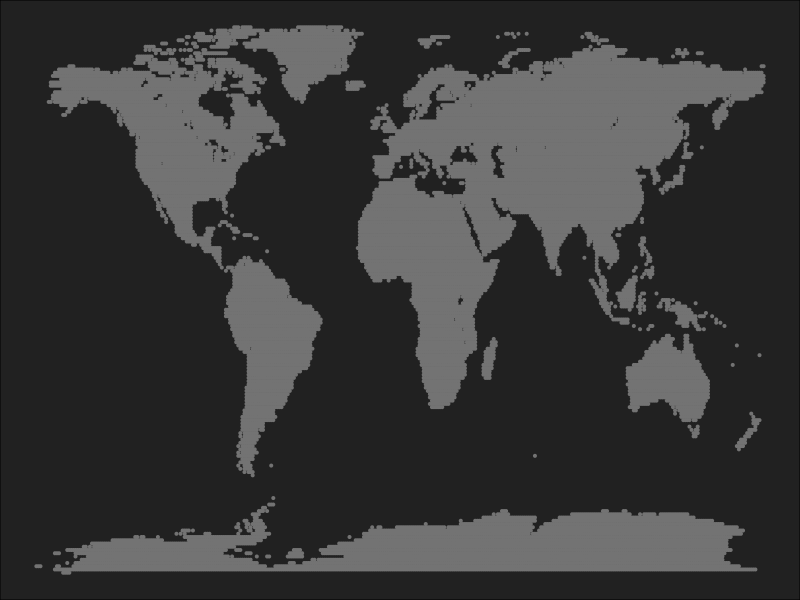
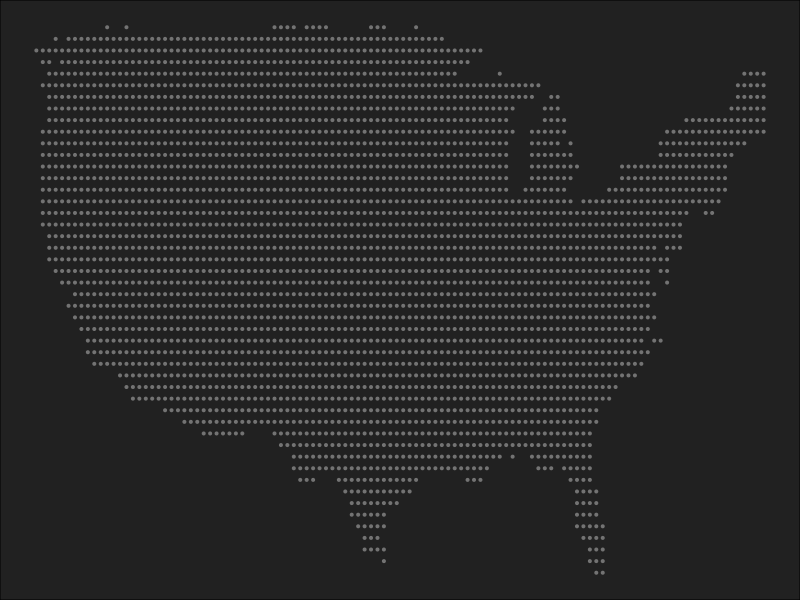
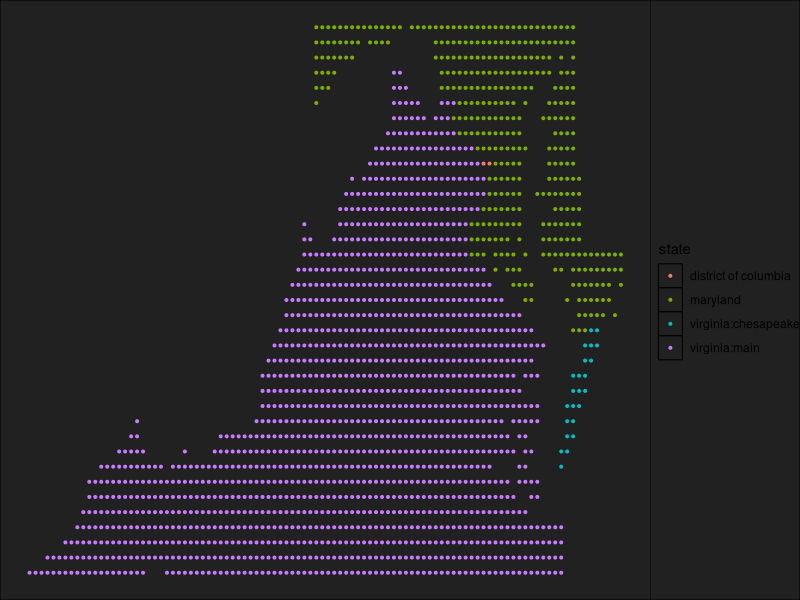

These charts were generated, in order, by the following R code:
library(dplyr)
library(tidyr)
library(maps)
library(ggplot2)

### example code from https://taraskaduk.com/2017/11/26/pixel-maps/

lat <- data_frame(lat = seq(-90, 90, by = 1))
long <- data_frame(long = seq(-180, 180, by = 1))
dots <- lat %>% 
  merge(long, all = TRUE)

## Only include dots that are within borders. Also, exclude lakes.
dots <- dots %>% 
  mutate(country = map.where('world', long, lat),
         lakes = map.where('lakes', long, lat)) %>% 
  filter(!is.na(country) & is.na(lakes)) %>% 
  select(-lakes)

head(dots)

theme <- theme_void() +
  theme(panel.background = element_rect(fill="#212121"),
        plot.background = element_rect(fill="#212121"),
        plot.title=element_text(face="bold", colour="#3C3C3C",size=16),
        plot.subtitle=element_text(colour="#3C3C3C",size=12),
        plot.caption = element_text(colour="#3C3C3C",size=10),  
        plot.margin = unit(c(0, 0, 0, 0), "cm"))

ggplot() +   
  #base layer of map dots
  geom_point(data = dots, aes(x=long, y = lat), col = "grey45", size = 0.7) + 
  #plot all the places I've been to
  # geom_point(data = locations, aes(x=long_round, y=lat_round), color="grey80", size=0.8) + 
  #plot all the places I lived in, using red
  # geom_point(data = locations %>% filter(status == 'lived'), aes(x=long_round, y=lat_round), color="red", size=0.8) +
  #an extra layer of halo around the places I lived in
  # geom_point(data = locations %>% filter(status == 'lived'), aes(x=long_round, y=lat_round), color="red", size=6, alpha = 0.4) +
  #adding my theme
  theme


# lets do one for USA now
lat <- data_frame(lat = seq(19, 64, by = .5))
long <- data_frame(long = seq(-161, -68, by = .5))

dots = lat %>% 
  merge(long, all = TRUE)

# where we talking
dots = dots %>% 
  mutate(state = map.where('state', long, lat))%>%
  filter(!is.na(state))

ggplot() +   
  geom_point(data = dots, aes(x=long, y = lat), col = "grey45", size = 0.7) + 
  theme


# lets do one for DMV now
lat <- data_frame(lat = seq(35, 40, by = .085))
long <- data_frame(long = seq(-85, -72, by = .085))

dots = lat %>% 
  merge(long, all = TRUE)

# where we talking
dots = dots %>% 
  mutate(state = map.where('state', long, lat))%>%
  mutate(county = map.where('county', long, lat))%>%
  filter(state %in% c("maryland", "virginia:chesapeake", "district of columbia", "virginia:main"))

ggplot() +   
  geom_point(data = dots, aes(x=long, y = lat, color = state), size = 0.7) + 
  theme         

